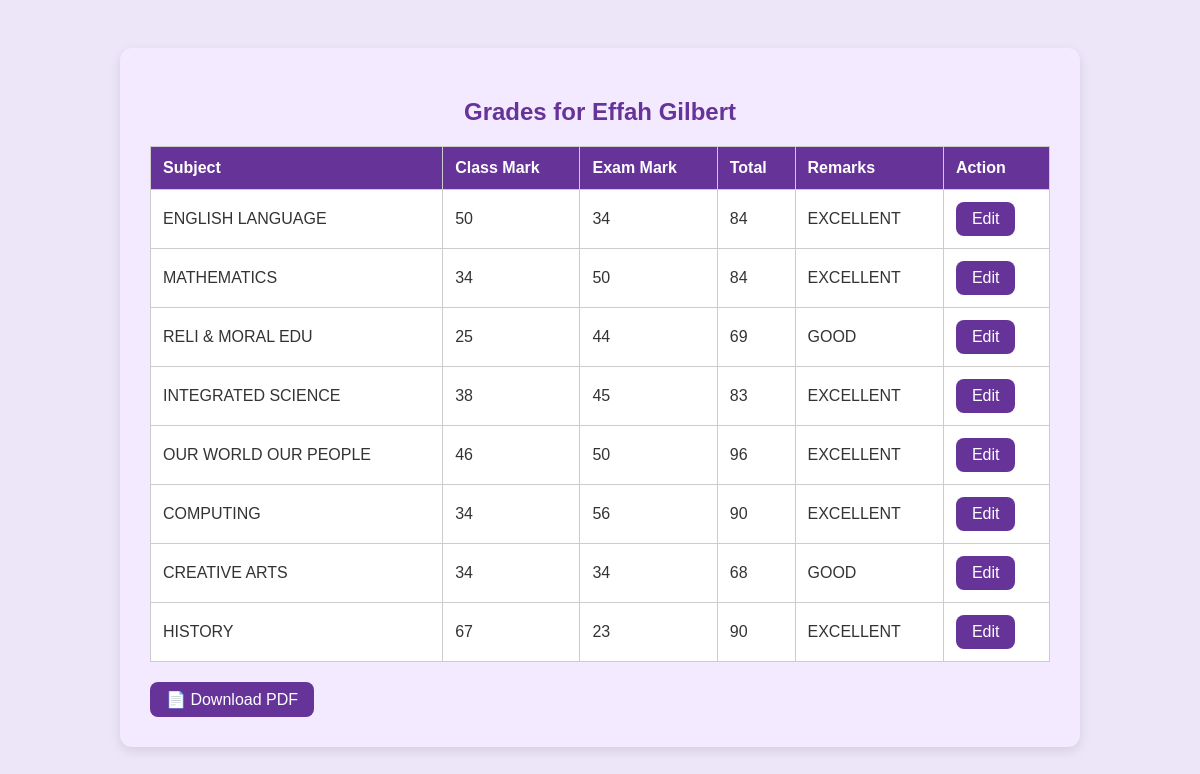
The app's page /view_grade/1/ with its own data.
### mainApp/models.py (models this page shows)
class Student(models.Model):
    student_id = models.AutoField(primary_key=True)
    student_f_name = models.CharField(max_length=250)
    student_l_name = models.CharField(max_length=250)
    class_name = models.ForeignKey(ClassName,on_delete=models.DO_NOTHING)
    conduct = models.CharField(max_length=450, blank=True, null=True)
    remarks = models.CharField(max_length=450, blank=True, null=True)
    attendance = models.CharField(max_length=250, blank=True, null=True)
    interest = models.CharField(max_length=250, blank=True, null=True)
    graded = models.BooleanField(blank=True, null=True)
    class Meta:
        managed = True
        db_table = 'student'

class Grade(models.Model):
    grade_id = models.AutoField(primary_key=True)
    class_mark = models.CharField(max_length=250)
    exams_mark = models.CharField(max_length=250)
    total_mark = models.CharField(max_length=250)
    remarks = models.CharField(max_length=250)
    student = models.ForeignKey('Student', models.DO_NOTHING)
    subject = models.ForeignKey('Subject', models.DO_NOTHING)
    class Meta:
        managed = True
        db_table = 'grade'

class Subject(models.Model):
    subject_id = models.AutoField(primary_key=True)
    subject_name = models.CharField(max_length=250)
    class Meta:
        managed = True
        db_table = 'subject'

### mainApp/views.py (the view)
# urls.py: path('view_grade/<int:student_id>/',view_grade,name='view_grade'),
def view_grade(request, student_id):
    student = get_object_or_404(Student, student_id=student_id)
    grades = Grade.objects.filter(student=student).select_related('subject')
    return render(request, 'view_grade.html', {
        'student': student,
        'grades': grades
    })

### mainApp/templates/view_grade.html (shortened to what this page needs)
<!DOCTYPE html>
<html>
<head>
</head>
<body>
<div class="container">
    <h2>Grades for {{ student.student_f_name }} {{ student.student_l_name }}</h2>
    {% if grades %}
        <table>
            <tr>
                <th>Subject</th>
                <th>Class Mark</th>
                <th>Exam Mark</th>
                <th>Total</th>
                <th>Remarks</th>
                <th>Action</th>
            </tr>
            {% for grade in grades %}
            <tr>
                <td>{{ grade.subject.subject_name }}</td>
                <td>{{ grade.class_mark }}</td>
                <td>{{ grade.exams_mark }}</td>
                <td>{{ grade.total_mark }}</td>
                <td>{{ grade.remarks }}</td>
                <td>
                    <a class="btn" href="{% url 'edit_single_grade' grade.grade_id %}">Edit</a>
                </td>
            </tr>
            {% endfor %}
        </table>
    {% else %}
        <p>No grades recorded yet.</p>
        <a class="btn" href="{% url 'add_grade' student.student_id %}">➕ Add Grades</a>
    {% endif %}
<a class="btn" href="{% url 'download_grade_pdf' student.student_id %}" target="_blank">📄 Download PDF</a>
</div>
</body>
</html>

### mainApp/templates/view_grade.html (style rules this page uses)
body { font-family: Arial, sans-serif; background-color: #ece6f8; color: #333; padding: 40px; }
.container { max-width: 900px; margin: auto; background-color: #f3eaff; padding: 30px; border-radius: 12px; box-shadow: 0 4px 12px rgba(0,0,0,0.1); }
h2 { text-align: center; color: rebeccapurple; margin-bottom: 20px; }
table { width: 100%; border-collapse: collapse; margin-bottom: 20px; background: white; }
th, td { border: 1px solid #ccc; padding: 12px; text-align: left; }
th { background-color: rebeccapurple; color: white; }
.btn { background-color: rebeccapurple; color: white; padding: 8px 16px; text-decoration: none; border-radius: 8px; display: inline-block; }

### records on screen
Student: student_f_name "Effah", student_l_name "Gilbert"
Grade: subject.subject_name "ENGLISH LANGUAGE", class_mark "50", exams_mark "34", total_mark "84", remarks "EXCELLENT"
Grade: subject.subject_name "MATHEMATICS", class_mark "34", exams_mark "50", total_mark "84", remarks "EXCELLENT"
Grade: subject.subject_name "RELI & MORAL EDU", class_mark "25", exams_mark "44", total_mark "69", remarks "GOOD"
Grade: subject.subject_name "INTEGRATED SCIENCE", class_mark "38", exams_mark "45", total_mark "83", remarks "EXCELLENT"
Grade: subject.subject_name "OUR WORLD OUR PEOPLE", class_mark "46", exams_mark "50", total_mark "96", remarks "EXCELLENT"
Grade: subject.subject_name "COMPUTING", class_mark "34", exams_mark "56", total_mark "90", remarks "EXCELLENT"
Grade: subject.subject_name "CREATIVE ARTS", class_mark "34", exams_mark "34", total_mark "68", remarks "GOOD"
Grade: subject.subject_name "HISTORY", class_mark "67", exams_mark "23", total_mark "90", remarks "EXCELLENT"
